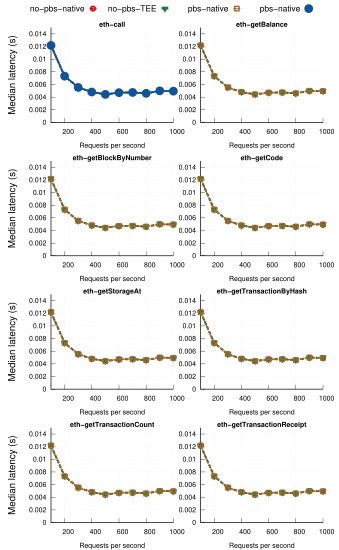

Write the gnuplot code that produced this figure.
# 
# Author: Peterson Yuhala
#

set term postscript size 3.4in, 5.5in linewidth 1 color eps enhanced 22
#call "common.gnuplot" "3.4in, 3.9in"
set encoding utf8

set output "flood_bench_lat.eps"
set datafile separator comma

load "styles.inc"
load "common.gnuplot" 
load "linetypes.gnuplot"

#
# Benchmark descriptions: all are read-only RPC calls which do not modify state nor consume gas
# 1. eth_call : queries data from smart contracts
# 2. eth_getBalance : returns ETH balance at a specific address and block
# 3. eth_getBlockByNumber: fetches block by number
# 4. eth_getCode: returns smart contract bytecode
# 5. eth_getStorageAt: reads a single storage slot from a contract
# 6. eth_getTransactionByHash: returns Tx object for a given Tx hash
# 7. eth_getTransactionCount: returns num. of Txs sent by an address
# 8. eth_getTransactionReceipt: returns receipt for a mined Tx



## Variables
mp_startx=0.15
mp_starty=0.08
mp_height=0.80
mp_rowgap=0.17
mp_colgap=0.08
mp_width=0.80 

mp_startx=0.15
mp_starty=0.05
mp_height=0.9
mp_rowgap=0.07
mp_colgap=0.08
mp_width=0.8


eval mpSetup(2,4)

set ytics nomirror
set grid y
set ytics font ",12"


eval mpNext
# --- GRAPH a (top left)


set ylabel "Median latency (s)" font ",14"  offset -12,0
set xlabel "Requests per second" font ",10"  offset 1.25,-0.5
set xtics font ",10"
set ytics font ",10"


#set xtics("" 1, "" 2, "" 3, "" 4, "" 5, "" 6, "" 7, "" 8, "" 9, "" 10) font ",10"
set xtics ("0" 0, "200" 200, "400" 400, "600" 600, "800" 800, "1000" 1000)
#set xtics rotate by 60

set style fill solid border -1
set boxwidth 0.2
set xtics offset 0.4,0.4,0
set ytics offset 0.5,0,0
set xlabel offset 0,1,0

dx=0.12
#set offset 25, -0.5, 0, 0 #left,right,top,bottom

#set xrange[0:400]
set yrange [0:0.015]

#set key samplen 1 font ",14" at graph 0.5,0.95
set key maxrows 1 samplen 0.5 width -2 invert center at graph 1.0,1.2 font ",12"
#set key samplen 1 font ",14" at graph 0.5,0.95

#set key samplen 0.1 maxrows 2 at graph 0.5, 0.95 center font ",14"

set title "eth-call" font "Helvetica-bold,10" offset 0,-0.75

plot 'data/flood/nopbs-native/data.csv' u 2:11 t "no-pbs-native" w lp ls 2006, \
     'data/flood/nopbs-tee/data.csv' u 2:11 t "no-pbs-TEE" w lp ls 2007, \
     'data/flood/pbs-native/data.csv' u 2:11 t "pbs-native" w lp ls 22004, \
     'data/flood/pbs-tee/data.csv' u 2:11 t "pbs-native" w lp ls 2009
     

eval mpNext

unset key
set title "eth-getBalance" font "Helvetica-bold,10" #offset 0,-0.2

plot 'data/flood/nopbs-native/data.csv' u 2:11 t "no-pbs-native" w lp ls 2006, \
     'data/flood/nopbs-tee/data.csv' u 2:11 t "no-pbs-TEE" w lp ls 2007, \
     'data/flood/pbs-native/data.csv' u 2:11 t "pbs-native" w lp ls 22004 




eval mpNext

set title "eth-getBlockByNumber" font "Helvetica-bold,10" #offset 0,-0.2

plot 'data/flood/nopbs-native/data.csv' u 2:11 t "no-pbs-native" w lp ls 2006, \
     'data/flood/nopbs-tee/data.csv' u 2:11 t "no-pbs-TEE" w lp ls 2007, \
     'data/flood/pbs-native/data.csv' u 2:11 t "pbs-native" w lp ls 22004 


eval mpNext

set title "eth-getCode" font "Helvetica-bold,10" #offset 0,-0.2

plot 'data/flood/nopbs-native/data.csv' u 2:11 t "no-pbs-native" w lp ls 2006, \
     'data/flood/nopbs-tee/data.csv' u 2:11 t "no-pbs-TEE" w lp ls 2007, \
     'data/flood/pbs-native/data.csv' u 2:11 t "pbs-native" w lp ls 22004 

eval mpNext

set title "eth-getStorageAt" font "Helvetica-bold,10" #offset 0,-0.2

plot 'data/flood/nopbs-native/data.csv' u 2:11 t "no-pbs-native" w lp ls 2006, \
     'data/flood/nopbs-tee/data.csv' u 2:11 t "no-pbs-TEE" w lp ls 2007, \
     'data/flood/pbs-native/data.csv' u 2:11 t "pbs-native" w lp ls 22004 

eval mpNext

set title "eth-getTransactionByHash" font "Helvetica-bold,10" #offset 0,-0.2

plot 'data/flood/nopbs-native/data.csv' u 2:11 t "no-pbs-native" w lp ls 2006, \
     'data/flood/nopbs-tee/data.csv' u 2:11 t "no-pbs-TEE" w lp ls 2007, \
     'data/flood/pbs-native/data.csv' u 2:11 t "pbs-native" w lp ls 22004 

eval mpNext

set title "eth-getTransactionCount" font "Helvetica-bold,10" #offset 0,-0.2

plot 'data/flood/nopbs-native/data.csv' u 2:11 t "no-pbs-native" w lp ls 2006, \
     'data/flood/nopbs-tee/data.csv' u 2:11 t "no-pbs-TEE" w lp ls 2007, \
     'data/flood/pbs-native/data.csv' u 2:11 t "pbs-native" w lp ls 22004 
     

eval mpNext

set title "eth-getTransactionReceipt" font "Helvetica-bold,10" #offset 0,-0.2

plot 'data/flood/nopbs-native/data.csv' u 2:11 t "no-pbs-native" w lp ls 2006, \
     'data/flood/nopbs-tee/data.csv' u 2:11 t "no-pbs-TEE" w lp ls 2007, \
     'data/flood/pbs-native/data.csv' u 2:11 t "pbs-native" w lp ls 22004 


!epstopdf "flood_bench_lat.eps"
!rm "flood_bench_lat.eps"
quit
